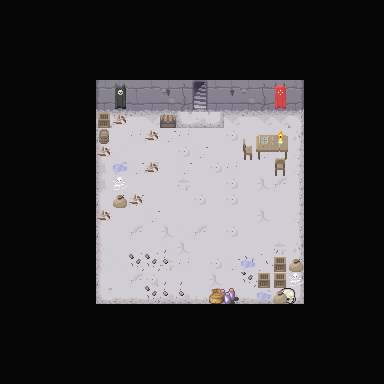

Below is a game level as drawn by its tile map, then a one-line description and the .tmx that defines it (tile-layer data replaced by summaries):
An orthogonal 24x24 tile map with 16x16 px tiles, 4 tile layers (Background0, Background1, Background2, Middle), 4 tilesets and 7 objects (WorldSpawn, Exit).

<map version="1.10" tiledversion="1.11.0" orientation="orthogonal" renderorder="right-down" width="24" height="24" tilewidth="16" tileheight="16" infinite="0" nextlayerid="9" nextobjectid="10">
 <tileset firstgid="1" source="../asset/data/Dungeon1.tsx" />
 <tileset firstgid="1051" source="../asset/data/Interior2.tsx" />
 <tileset firstgid="2075" source="../asset/data/Objects.tsx" />
 <tileset firstgid="2735" source="../asset/data/Interior1.tsx" />
 <layer id="1" name="Background0" width="24" height="24">
  <data>[576 cells, 576 non-empty, 40 distinct tile ids]</data>
 </layer>
 <layer id="2" name="Background1" width="24" height="24">
  <data>[576 cells, 45 non-empty, 27 distinct tile ids]</data>
 </layer>
 <layer id="3" name="Background2" width="24" height="24">
  <data>[576 cells, 13 non-empty, 10 distinct tile ids]</data>
 </layer>
 <layer id="4" name="Middle" width="24" height="24">
  <data>[576 cells, 3 non-empty, 2 distinct tile ids]</data>
 </layer>
 <objectgroup id="5" name="Actions">
  <object id="1" name="WorldSpawn" x="200.083" y="141.243">
   <point />
  </object>
  <object id="2" name="Exit" x="186.341" y="80.5" width="27.25" height="17.8031" />
 </objectgroup>
 <objectgroup id="7" name="Entities">
  <object id="5" x="192" y="240">
   <properties>
    <property name="enemy" type="bool" value="true" />
    <property name="key" value="oasis:grungy_roach_tutorial" />
   </properties>
   <point />
  </object>
 </objectgroup>
 <objectgroup id="6" name="Collision">
  <object id="4" x="88.75" y="109.361">
   <polyline points="0,0 85.911,-0.69617 86.7144,-31.2561 123.042,-31.6367 133.299,-1.15811 212.941,-1.54198 215.5,199.944 3.58314,200.972 4.09501,-28.7837" />
  </object>
 </objectgroup>
 <objectgroup id="8" name="WorldObjects">
  <object id="7" x="288" y="192">
   <properties>
    <property name="animation" value="barrel_break" />
    <property name="animation_frames" type="int" value="4" />
    <property name="animation_time" type="float" value="0.1" />
    <property name="hasCollision" type="bool" value="false" />
    <property name="interactable" type="bool" value="true" />
    <property name="interaction_type" value="BREAKABLE_OBJECT" />
    <property name="item_drop_offset" type="float" value="-0.2" />
    <property name="rarity" value="UN_COMMON" />
    <property name="sound" value="BARREL_BREAKING" />
    <property name="texture" value="dungeon_barrel" />
    <property name="volume" type="float" value="0.33" />
   </properties>
   <point />
  </object>
  <object id="8" x="288" y="208">
   <properties>
    <property name="animation" value="barrel_break" />
    <property name="animation_frames" type="int" value="4" />
    <property name="animation_time" type="float" value="0.1" />
    <property name="hasCollision" type="bool" value="false" />
    <property name="interactable" type="bool" value="true" />
    <property name="interaction_type" value="BREAKABLE_OBJECT" />
    <property name="item_drop_offset" type="float" value="-0.2" />
    <property name="rarity" value="UN_COMMON" />
    <property name="sound" value="BARREL_BREAKING" />
    <property name="texture" value="dungeon_barrel" />
    <property name="volume" type="float" value="0.33" />
   </properties>
   <point />
  </object>
  <object id="9" x="96" y="288">
   <properties>
    <property name="animation" value="glass_bottles_breaking" />
    <property name="animation_frames" type="int" value="3" />
    <property name="animation_time" type="float" value="0.1" />
    <property name="hasCollision" type="bool" value="false" />
    <property name="interactable" type="bool" value="true" />
    <property name="interaction_type" value="BREAKABLE_OBJECT" />
    <property name="item_drop_offset" type="float" value="0.4" />
    <property name="offset_y" type="bool" value="true" />
    <property name="rarity" value="UN_COMMON" />
    <property name="size_y" type="float" value="16" />
    <property name="sound" value="GLASS_BREAKING" />
    <property name="texture" value="glass_bottles" />
    <property name="volume" type="float" value="0.45" />
   </properties>
   <point />
  </object>
 </objectgroup>
</map>
